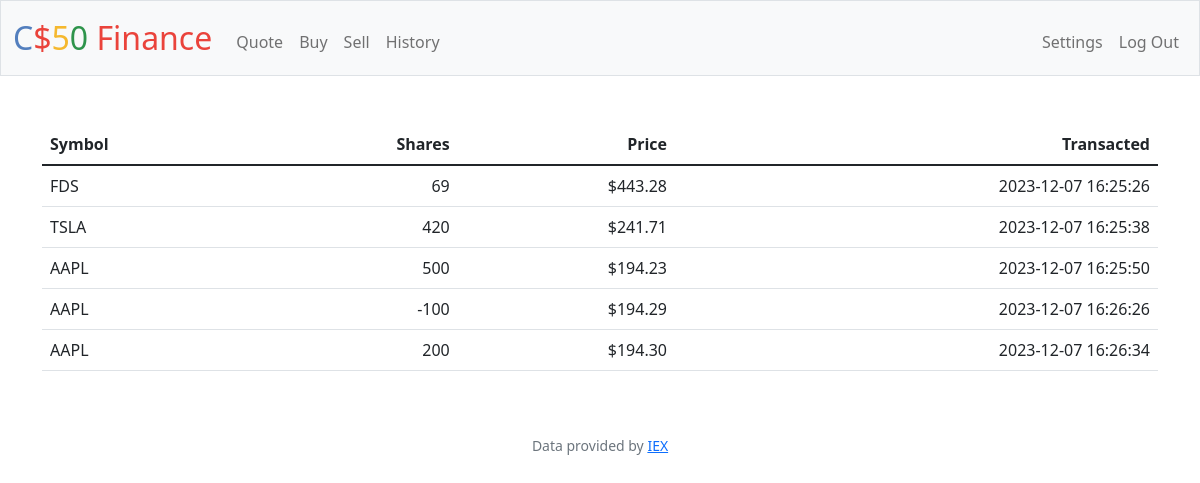
Screenshot of /history (signed in) with the database file from the repository.
### tables this page shows
CREATE TABLE history_bought (
id INTEGER PRIMARY KEY AUTOINCREMENT,
user_id INTEGER,
symbol TEXT,
shares INTEGER,
price NUMERIC,
timestamp DATETIME DEFAULT CURRENT_TIMESTAMP,
FOREIGN KEY(user_id) REFERENCES users(id)
);

CREATE TABLE "history_sold" (
id INTEGER PRIMARY KEY AUTOINCREMENT,
user_id INTEGER,
symbol TEXT,
shares INTEGER,
price NUMERIC,
timestamp DATETIME DEFAULT CURRENT_TIMESTAMP,
FOREIGN KEY(user_id) REFERENCES users(id)
);

### app.py (the view)
@app.route("/history")
@login_required
def history():
    user_id = session["user_id"]
    user_bought_transactions = db.execute(
        "SELECT symbol, shares, price, timestamp FROM history_bought WHERE user_id = ?",
        user_id,
    )
    user_sold_transactions = db.execute(
        "SELECT symbol, shares, price, timestamp FROM history_sold WHERE user_id = ?",
        user_id,
    )
    history_data = []
    for stock in user_bought_transactions:
        history_data.append(format_transaction(stock))
    for stock in user_sold_transactions:
        formatted_transaction = format_transaction(stock)
        formatted_transaction[
            "Shares"
        ] *= -1  # Update shares to negative for sold transactions
        history_data.append(formatted_transaction)
    history_data = sorted(history_data, key=lambda x: x["Transacted"])
    return render_template("history.html", history_data=history_data)

### app.py (called while the page is built)
@app.after_request
def after_request(response):
    response.headers["Cache-Control"] = "no-cache, no-store, must-revalidate"
    response.headers["Expires"] = 0
    response.headers["Pragma"] = "no-cache"
    return response

def format_transaction(transaction):
    symbol = transaction["symbol"]
    shares = transaction["shares"]
    price = transaction["price"]
    transacted = transaction["timestamp"]
    new_price = usd(price)
    return {
        "Symbol": symbol,
        "Shares": shares,
        "Price": new_price,
        "Transacted": transacted,
    }

### helpers.py (called while the page is built)
def login_required(f):
    @wraps(f)
    def decorated_function(*args, **kwargs):
        if session.get("user_id") is None:
            return redirect("/login")
        return f(*args, **kwargs)
    return decorated_function

def usd(value):
    return f"${value:,.2f}"

### templates/history.html (shortened to what this page needs)
{% extends "layout.html" %}
{% block main %}
<table class="table">
    <thead>
        <tr>
            <th class="text-start">Symbol</th>
            <th class="text-end">Shares</th>
            <th class="text-end">Price</th>
            <th class="text-end">Transacted</th>
        </tr>
    </thead>
    <tbody>
        {% for data in history_data %}
        <tr>
            <td class="text-start">{{ data['Symbol'] }}</td>
            <td class="text-end">{{ data['Shares'] }}</td>
            <td class="text-end">{{ data['Price'] }}</td>
            <td class="text-end">{{ data['Transacted'] }}</td>
        </tr>
        {% endfor %}
    </tbody>
</table>
{% endblock %}

### templates/layout.html (shortened to what this page needs)
<!DOCTYPE html>
<html lang="en">
    <head>
        <link href="https://cdn.jsdelivr.net/npm/bootstrap@5.1.3/dist/css/bootstrap.min.css" rel="stylesheet">
        <link href="/static/styles.css" rel="stylesheet">
    </head>
    <body>
        <nav class="bg-light border navbar navbar-expand-md navbar-light">
            <div class="container-fluid">
                <a class="navbar-brand" href="/"><span class="blue">C</span><span class="red">$</span><span class="yellow">5</span><span class="green">0</span> <span class="red">Finance</span></a>
                <div class="collapse navbar-collapse" id="navbar">
                    {% if session["user_id"] %}
                        <ul class="navbar-nav me-auto mt-2">
                            <li class="nav-item"><a class="nav-link" href="/quote">Quote</a></li>
                            <li class="nav-item"><a class="nav-link" href="/buy">Buy</a></li>
                            <li class="nav-item"><a class="nav-link" href="/sell">Sell</a></li>
                            <li class="nav-item"><a class="nav-link" href="/history">History</a></li>
                        </ul>
                        <ul class="navbar-nav ms-auto mt-2">
                            <li class="nav-item"><a class="nav-link" href="/settings">Settings</a></li>
                            <li class="nav-item"><a class="nav-link" href="/logout">Log Out</a></li>
                        </ul>
                    {% else %}
                        <ul class="navbar-nav ms-auto mt-2">
                            <li class="nav-item"><a class="nav-link" href="/register">Register</a></li>
                            <li class="nav-item"><a class="nav-link" href="/login">Log In</a></li>
                        </ul>
                    {% endif %}
                </div>
            </div>
        </nav>
        <main class="container py-5 text-center">
            {% block main %}{% endblock %}
        </main>
        <footer class="mb-5 small text-center text-muted">
            Data provided by <a href="https://iexcloud.io/">IEX</a>
        </footer>
    </body>
</html>

### static/styles.css (style rules this page uses)
nav .navbar-brand { font-size: xx-large; }
nav .navbar-brand .blue { color: #537fbe; }
nav .navbar-brand .red { color: #ea433b; }
nav .navbar-brand .yellow { color: #f5b82e; }
nav .navbar-brand .green { color: #2e944b; }

### rows the page displays
history_bought: Symbol "FDS", Shares "69", Price "$443.28", Transacted "2023-12-07 16:25:26"
history_bought: Symbol "TSLA", Shares "420", Price "$241.71", Transacted "2023-12-07 16:25:38"
history_bought: Symbol "AAPL", Shares "500", Price "$194.23", Transacted "2023-12-07 16:25:50"
history_sold: Symbol "AAPL", Shares "-100", Price "$194.29", Transacted "2023-12-07 16:26:26"
history_bought: Symbol "AAPL", Shares "200", Price "$194.30", Transacted "2023-12-07 16:26:34"
